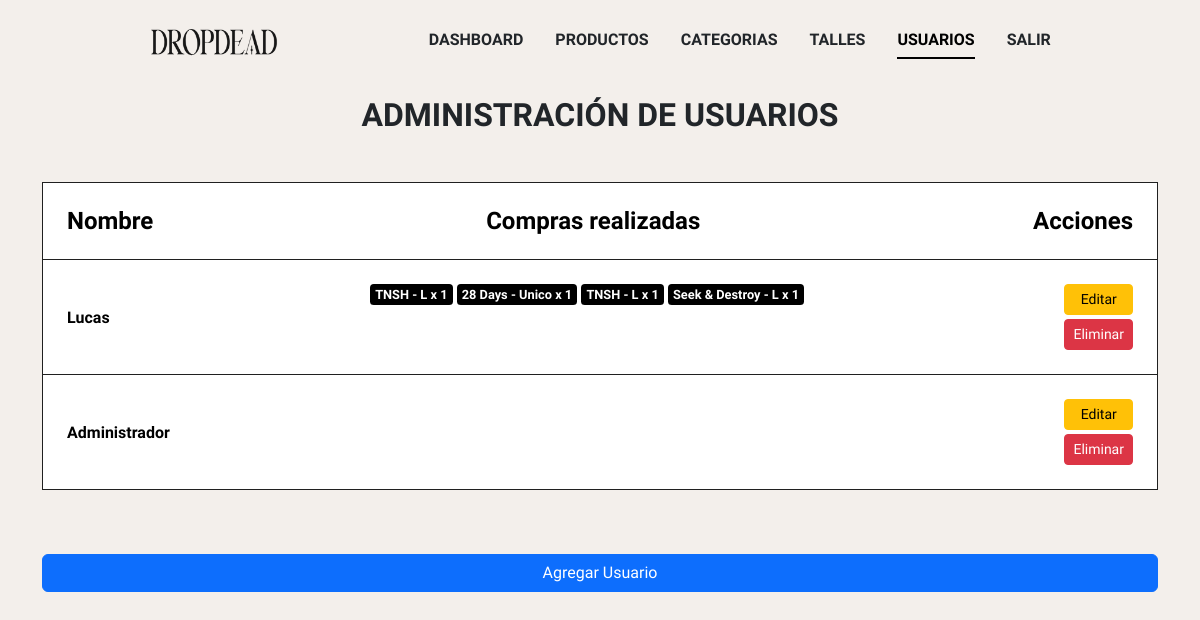
The page /admin/index.php?sec=admin_usuarios (signed in) on the database its author committed.
### tables this page shows
CREATE TABLE `usuarios` (
  `id` int(10) UNSIGNED NOT NULL,
  `email` varchar(100) DEFAULT NULL,
  `password` varchar(100) DEFAULT NULL,
  `roles` enum('admin','usuario') DEFAULT NULL
);

CREATE TABLE `compras` (
  `id` int(10) UNSIGNED NOT NULL,
  `usuario_id` int(10) UNSIGNED DEFAULT NULL,
  `producto_id` int(10) UNSIGNED DEFAULT NULL,
  `cantidad` int(10) DEFAULT NULL,
  `talle` varchar(10) DEFAULT NULL
);

CREATE TABLE `productos` (
  `id` int(10) UNSIGNED NOT NULL,
  `nombre` varchar(100) DEFAULT NULL,
  `alias` varchar(100) DEFAULT NULL,
  `descripcion` text DEFAULT NULL,
  `precio` float(8,2) DEFAULT NULL,
  `imagen` varchar(255) DEFAULT NULL,
  `categoria_id` int(10) UNSIGNED DEFAULT NULL
);

### class/Usuario.php (called while the page is built, shortened)
<?php
class Usuario{
  protected $id;
  protected $email;
  public function getId(){ return $this->id; }
  public function getEmail() { return $this->email; }
  public function catalogo_completo(): array
  {
      $conexion = Conexion::getConexion();
      $query = "SELECT * FROM usuarios";
      $PDOStatement = $conexion->prepare($query);
      $PDOStatement->setFetchMode(PDO::FETCH_CLASS, self::class);
      $PDOStatement->execute();
      $catalogo = $PDOStatement->fetchAll();
      return $catalogo;
  }
}

### class/Compra.php (called while the page is built, shortened)
<?php
class Compra{
  public function historial($usuario_id) {
    $conexion = Conexion::getConexion();
    $query = "SELECT c.id, c.producto_id, c.cantidad, c.talle, p.nombre as producto, p.imagen, p.precio
              FROM compras c
              JOIN productos p ON c.producto_id = p.id
              WHERE c.usuario_id = :usuario_id";
    $PDOStatement = $conexion->prepare($query);
    $PDOStatement->execute([
        "usuario_id" => htmlspecialchars($usuario_id)
    ]);
    $compras = $PDOStatement->fetchAll(PDO::FETCH_ASSOC);
    return $compras;
  }
}

### admin/views/admin_usuarios.php (the view)
<?php
$usuarios = (new Usuario())->catalogo_completo();
$miCompra = new Compra();
?>
<div class="col pt-5">
      <h1 class="text-center mb-5 fw-bold">ADMINISTRACIÓN DE USUARIOS</h1>
      <div class="row mb-5 d-flex align-items-center">
          <table class="table">
              <thead>
                  <tr>
                      <th class="fw-bold" scope="col">Nombre</th>
                      <th class="fw-bold" scope="col">Compras realizadas</th>
                      <th class="fw-bold" scope="col">Acciones</th>
                  </tr>
              </thead>
              <tbody>
                  <?php foreach ($usuarios as $usuario) { ?>
                  <tr>
                      <td class="d-flex align-items-center fw-bold "><?= $usuario->getEmail() ?> </td>
                      <td>
                      <?php
                      $items = ($miCompra)->historial($usuario->getId());
                      foreach ($items as $item) { ?>
                        <span id="cat-producto"><?= $item["producto"] ?> - <?= $item["talle"] ?> x <?= $item["cantidad"] ?></span>
                      <?php } ?>
                      </td>
                      <td>
                          <a href="index.php?sec=edit_usuario&id=<?= $usuario->getId() ?>" class="d-block btn btn-sm btn-warning mb-1">Editar</a>
                          <a href="index.php?sec=delete_usuario&id=<?= $usuario->getId() ?>" class="d-block btn btn-sm btn-danger">Eliminar</a>
                      </td>
                  </tr>
                  <?php } ?>
              </tbody>
          </table>
          <a href="index.php?sec=add_usuario" class="btn btn-primary mt-5">Agregar Usuario</a>
      </div>
  </div>

### css/style.css (style rules this page uses)
*, *::after, *::before { padding: 0; margin: 0; box-sizing: border-box; font-family: Onest; }
html { scroll-behavior: smooth; }
body { position: relative; background-color: #f3efeb; }
a { text-decoration: none; color: black; }
table { width: 100%; }
tr { display: flex; justify-content: space-between; padding: 1em; background-color: white; border: solid #202020 1px; }
table tr:first-child { border-bottom: none; }
th { font-weight: bold; font-size: 1.5em; }
:root { --titulo: calc(1.3rem + 2vw); --margin-pc: 20vw; --margin-cel: 1em; --gap-pc: 4em; --gap-cel: 2em; }
#cat-producto, #cat-alumno { color: white; font-weight: bold; font-size: .8em; background-color: black; padding: .2em .4em; border-radius: .3em; width: fit-content; }

### rows shown on the page
usuarios: email "Lucas"
compras: producto.nombre "TNSH", talle "L", cantidad "1"
compras: producto.nombre "28 Days", talle "Unico", cantidad "1"
compras: producto.nombre "TNSH", talle "L", cantidad "1"
compras: producto.nombre "Seek & Destroy", talle "L", cantidad "1"
usuarios: email "Administrador"
